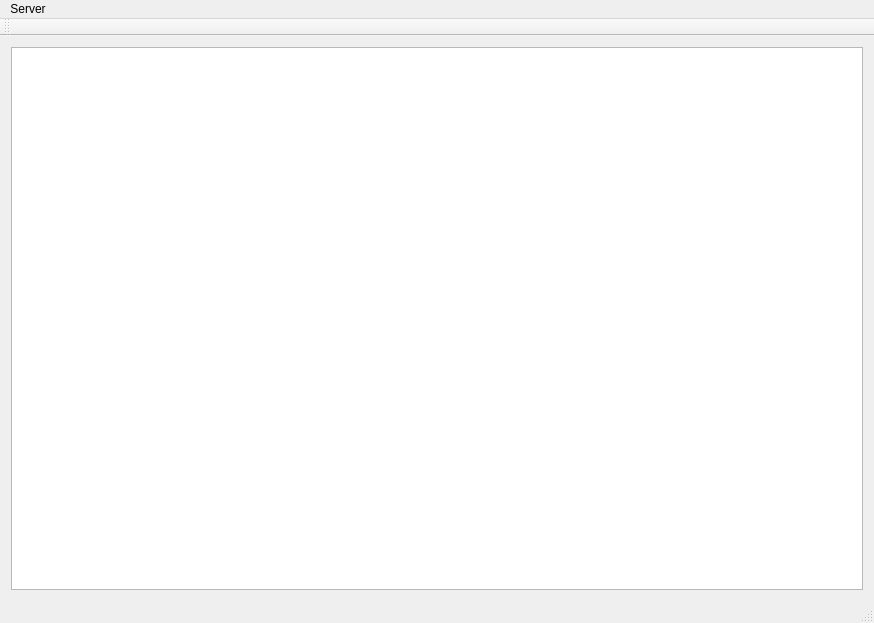
<?xml version="1.0" encoding="UTF-8"?>
<ui version="4.0">
 <class>MainWindow</class>
 <widget class="QMainWindow" name="MainWindow">
  <property name="geometry">
   <rect>
    <x>0</x>
    <y>0</y>
    <width>874</width>
    <height>623</height>
   </rect>
  </property>
  <property name="windowTitle">
   <string>Video Client - Test</string>
  </property>
  <widget class="QWidget" name="centralWidget">
   <layout class="QGridLayout" name="gridLayout">
    <item row="0" column="0">
     <widget class="QGraphicsView" name="graphicsView"/>
    </item>
   </layout>
  </widget>
  <widget class="QMenuBar" name="menuBar">
   <property name="geometry">
    <rect>
     <x>0</x>
     <y>0</y>
     <width>874</width>
     <height>21</height>
    </rect>
   </property>
   <widget class="QMenu" name="menuServer">
    <property name="title">
     <string>Server</string>
    </property>
    <addaction name="actionConnect"/>
    <addaction name="actionDisconnect"/>
   </widget>
   <addaction name="menuServer"/>
  </widget>
  <widget class="QToolBar" name="mainToolBar">
   <attribute name="toolBarArea">
    <enum>TopToolBarArea</enum>
   </attribute>
   <attribute name="toolBarBreak">
    <bool>false</bool>
   </attribute>
  </widget>
  <widget class="QStatusBar" name="statusBar"/>
  <action name="actionConnect">
   <property name="text">
    <string>Connect</string>
   </property>
  </action>
  <action name="actionDisconnect">
   <property name="text">
    <string>Disconnect</string>
   </property>
  </action>
 </widget>
 <layoutdefault spacing="6" margin="11"/>
 <resources/>
 <connections/>
</ui>
